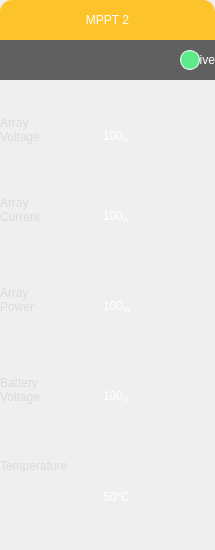
      <widget class="QWidget" name="mppt2" native="true">
       <property name="sizePolicy">
        <sizepolicy hsizetype="Fixed" vsizetype="Fixed">
         <horstretch>0</horstretch>
         <verstretch>0</verstretch>
        </sizepolicy>
       </property>
       <property name="minimumSize">
        <size>
         <width>215</width>
         <height>550</height>
        </size>
       </property>
       <property name="maximumSize">
        <size>
         <width>215</width>
         <height>550</height>
        </size>
       </property>
       <property name="styleSheet">
        <string notr="true">QWidget#mppt2{
border-radius:12px;
background-color:rgba(45, 45, 45,150);
}</string>
       </property>
       <widget class="QLabel" name="mppt2Header">
        <property name="geometry">
         <rect>
          <x>0</x>
          <y>0</y>
          <width>215</width>
          <height>40</height>
         </rect>
        </property>
        <property name="sizePolicy">
         <sizepolicy hsizetype="Fixed" vsizetype="Fixed">
          <horstretch>0</horstretch>
          <verstretch>0</verstretch>
         </sizepolicy>
        </property>
        <property name="minimumSize">
         <size>
          <width>215</width>
          <height>40</height>
         </size>
        </property>
        <property name="maximumSize">
         <size>
          <width>215</width>
          <height>40</height>
         </size>
        </property>
        <property name="styleSheet">
         <string notr="true">QLabel#mppt2Header{
font: 20pt &quot;Arial&quot;;
color:white;
border-top-left-radius:12px;
border-top-right-radius:12px;
background-color:rgba(255, 187, 0, 210);
}</string>
        </property>
        <property name="text">
         <string>MPPT 2</string>
        </property>
        <property name="alignment">
         <set>Qt::AlignCenter</set>
        </property>
       </widget>
       <widget class="QLabel" name="mppt2AliveLabel">
        <property name="geometry">
         <rect>
          <x>0</x>
          <y>40</y>
          <width>215</width>
          <height>40</height>
         </rect>
        </property>
        <property name="sizePolicy">
         <sizepolicy hsizetype="Fixed" vsizetype="Fixed">
          <horstretch>0</horstretch>
          <verstretch>0</verstretch>
         </sizepolicy>
        </property>
        <property name="minimumSize">
         <size>
          <width>215</width>
          <height>40</height>
         </size>
        </property>
        <property name="maximumSize">
         <size>
          <width>215</width>
          <height>40</height>
         </size>
        </property>
        <property name="styleSheet">
         <string notr="true">QLabel#mppt2AliveLabel{
font:18pt &quot;Arial&quot;;
color:white;
background-color:rgba(56, 56, 56,200);
}</string>
        </property>
        <property name="text">
         <string>Alive</string>
        </property>
        <property name="alignment">
         <set>Qt::AlignRight|Qt::AlignTrailing|Qt::AlignVCenter</set>
        </property>
        <property name="margin">
         <number>57</number>
        </property>
       </widget>
       <widget class="QLabel" name="mppt2ArrayVoltageLabel">
        <property name="geometry">
         <rect>
          <x>0</x>
          <y>90</y>
          <width>101</width>
          <height>80</height>
         </rect>
        </property>
        <property name="sizePolicy">
         <sizepolicy hsizetype="Fixed" vsizetype="Fixed">
          <horstretch>0</horstretch>
          <verstretch>0</verstretch>
         </sizepolicy>
        </property>
        <property name="minimumSize">
         <size>
          <width>101</width>
          <height>80</height>
         </size>
        </property>
        <property name="maximumSize">
         <size>
          <width>101</width>
          <height>80</height>
         </size>
        </property>
        <property name="styleSheet">
         <string notr="true">font:16pt &quot;Arial&quot;;
color:rgb(219, 219, 219);</string>
        </property>
        <property name="text">
         <string>Array
Voltage</string>
        </property>
        <property name="margin">
         <number>15</number>
        </property>
       </widget>
       <widget class="QLabel" name="mppt2ArrayCurrentLabel">
        <property name="geometry">
         <rect>
          <x>0</x>
          <y>170</y>
          <width>101</width>
          <height>80</height>
         </rect>
        </property>
        <property name="sizePolicy">
         <sizepolicy hsizetype="Fixed" vsizetype="Fixed">
          <horstretch>0</horstretch>
          <verstretch>0</verstretch>
         </sizepolicy>
        </property>
        <property name="minimumSize">
         <size>
          <width>101</width>
          <height>80</height>
         </size>
        </property>
        <property name="maximumSize">
         <size>
          <width>101</width>
          <height>80</height>
         </size>
        </property>
        <property name="styleSheet">
         <string notr="true">font:16pt &quot;Arial&quot;;
color:rgb(219, 219, 219);</string>
        </property>
        <property name="text">
         <string>Array
Current</string>
        </property>
        <property name="margin">
         <number>15</number>
        </property>
       </widget>
       <widget class="QLabel" name="mppt2ArrayPowerLabel">
        <property name="geometry">
         <rect>
          <x>0</x>
          <y>260</y>
          <width>101</width>
          <height>80</height>
         </rect>
        </property>
        <property name="sizePolicy">
         <sizepolicy hsizetype="Fixed" vsizetype="Fixed">
          <horstretch>0</horstretch>
          <verstretch>0</verstretch>
         </sizepolicy>
        </property>
        <property name="minimumSize">
         <size>
          <width>101</width>
          <height>80</height>
         </size>
        </property>
        <property name="maximumSize">
         <size>
          <width>101</width>
          <height>80</height>
         </size>
        </property>
        <property name="styleSheet">
         <string notr="true">font:16pt &quot;Arial&quot;;
color:rgb(219, 219, 219);</string>
        </property>
        <property name="text">
         <string>Array
Power</string>
        </property>
        <property name="margin">
         <number>15</number>
        </property>
       </widget>
       <widget class="QLabel" name="mppt2BatteryVoltageLabel">
        <property name="geometry">
         <rect>
          <x>0</x>
          <y>350</y>
          <width>101</width>
          <height>80</height>
         </rect>
        </property>
        <property name="sizePolicy">
         <sizepolicy hsizetype="Fixed" vsizetype="Fixed">
          <horstretch>0</horstretch>
          <verstretch>0</verstretch>
         </sizepolicy>
        </property>
        <property name="minimumSize">
         <size>
          <width>101</width>
          <height>80</height>
         </size>
        </property>
        <property name="maximumSize">
         <size>
          <width>101</width>
          <height>80</height>
         </size>
        </property>
        <property name="styleSheet">
         <string notr="true">font:16pt &quot;Arial&quot;;
color:rgb(219, 219, 219);</string>
        </property>
        <property name="text">
         <string>Battery
Voltage</string>
        </property>
        <property name="margin">
         <number>15</number>
        </property>
       </widget>
       <widget class="QLabel" name="mppt2TemperatureLabel">
        <property name="geometry">
         <rect>
          <x>0</x>
          <y>410</y>
          <width>150</width>
          <height>111</height>
         </rect>
        </property>
        <property name="minimumSize">
         <size>
          <width>150</width>
          <height>0</height>
         </size>
        </property>
        <property name="maximumSize">
         <size>
          <width>150</width>
          <height>16777215</height>
         </size>
        </property>
        <property name="styleSheet">
         <string notr="true">font:16pt &quot;Arial&quot;;
color:rgb(219, 219, 219);</string>
        </property>
        <property name="text">
         <string>Temperature</string>
        </property>
        <property name="margin">
         <number>15</number>
        </property>
       </widget>
       <widget class="QLabel" name="mppt2ArrayVoltage">
        <property name="geometry">
         <rect>
          <x>100</x>
          <y>100</y>
          <width>110</width>
          <height>80</height>
         </rect>
        </property>
        <property name="sizePolicy">
         <sizepolicy hsizetype="Fixed" vsizetype="Fixed">
          <horstretch>0</horstretch>
          <verstretch>0</verstretch>
         </sizepolicy>
        </property>
        <property name="minimumSize">
         <size>
          <width>110</width>
          <height>80</height>
         </size>
        </property>
        <property name="maximumSize">
         <size>
          <width>110</width>
          <height>80</height>
         </size>
        </property>
        <property name="styleSheet">
         <string notr="true">font:26pt &quot;Arial&quot;;
margin-bottom:7px;
color:white;</string>
        </property>
        <property name="text">
         <string>100&lt;sub&gt;V&lt;/sub&gt;</string>
        </property>
        <property name="textFormat">
         <enum>Qt::AutoText</enum>
        </property>
        <property name="alignment">
         <set>Qt::AlignLeading|Qt::AlignLeft|Qt::AlignVCenter</set>
        </property>
        <property name="margin">
         <number>10</number>
        </property>
       </widget>
       <widget class="QLabel" name="mppt2ArrayCurrent">
        <property name="geometry">
         <rect>
          <x>100</x>
          <y>180</y>
          <width>110</width>
          <height>80</height>
         </rect>
        </property>
        <property name="sizePolicy">
         <sizepolicy hsizetype="Fixed" vsizetype="Fixed">
          <horstretch>0</horstretch>
          <verstretch>0</verstretch>
         </sizepolicy>
        </property>
        <property name="minimumSize">
         <size>
          <width>110</width>
          <height>80</height>
         </size>
        </property>
        <property name="maximumSize">
         <size>
          <width>110</width>
          <height>80</height>
         </size>
        </property>
        <property name="styleSheet">
         <string notr="true">font:26pt &quot;Arial&quot;;
margin-bottom:7px;
color:white;</string>
        </property>
        <property name="text">
         <string>100&lt;sub&gt;A&lt;/sub&gt;</string>
        </property>
        <property name="textFormat">
         <enum>Qt::AutoText</enum>
        </property>
        <property name="alignment">
         <set>Qt::AlignLeading|Qt::AlignLeft|Qt::AlignVCenter</set>
        </property>
        <property name="margin">
         <number>10</number>
        </property>
       </widget>
       <widget class="QLabel" name="mppt2ArrayPower">
        <property name="geometry">
         <rect>
          <x>100</x>
          <y>270</y>
          <width>120</width>
          <height>80</height>
         </rect>
        </property>
        <property name="sizePolicy">
         <sizepolicy hsizetype="Fixed" vsizetype="Fixed">
          <horstretch>0</horstretch>
          <verstretch>0</verstretch>
         </sizepolicy>
        </property>
        <property name="minimumSize">
         <size>
          <width>120</width>
          <height>80</height>
         </size>
        </property>
        <property name="maximumSize">
         <size>
          <width>120</width>
          <height>80</height>
         </size>
        </property>
        <property name="styleSheet">
         <string notr="true">font:26pt &quot;Arial&quot;;
margin-bottom:7px;
color:white;</string>
        </property>
        <property name="text">
         <string>100&lt;sub&gt;W&lt;/sub&gt;</string>
        </property>
        <property name="textFormat">
         <enum>Qt::AutoText</enum>
        </property>
        <property name="alignment">
         <set>Qt::AlignLeading|Qt::AlignLeft|Qt::AlignVCenter</set>
        </property>
        <property name="margin">
         <number>10</number>
        </property>
       </widget>
       <widget class="QLabel" name="mppt2BatteryVoltage">
        <property name="geometry">
         <rect>
          <x>100</x>
          <y>360</y>
          <width>110</width>
          <height>80</height>
         </rect>
        </property>
        <property name="sizePolicy">
         <sizepolicy hsizetype="Fixed" vsizetype="Fixed">
          <horstretch>0</horstretch>
          <verstretch>0</verstretch>
         </sizepolicy>
        </property>
        <property name="minimumSize">
         <size>
          <width>110</width>
          <height>80</height>
         </size>
        </property>
        <property name="maximumSize">
         <size>
          <width>110</width>
          <height>80</height>
         </size>
        </property>
        <property name="styleSheet">
         <string notr="true">font:26pt &quot;Arial&quot;;
margin-bottom:7px;
color:white;</string>
        </property>
        <property name="text">
         <string>100&lt;sub&gt;V&lt;/sub&gt;</string>
        </property>
        <property name="textFormat">
         <enum>Qt::AutoText</enum>
        </property>
        <property name="alignment">
         <set>Qt::AlignLeading|Qt::AlignLeft|Qt::AlignVCenter</set>
        </property>
        <property name="margin">
         <number>10</number>
        </property>
       </widget>
       <widget class="QLabel" name="mppt2Temperature">
        <property name="geometry">
         <rect>
          <x>100</x>
          <y>460</y>
          <width>130</width>
          <height>81</height>
         </rect>
        </property>
        <property name="minimumSize">
         <size>
          <width>130</width>
          <height>0</height>
         </size>
        </property>
        <property name="maximumSize">
         <size>
          <width>130</width>
          <height>16777215</height>
         </size>
        </property>
        <property name="styleSheet">
         <string notr="true">font:26pt &quot;Arial&quot;;
margin-bottom:7px;
color:white;</string>
        </property>
        <property name="text">
         <string>50&lt;sup&gt;o&lt;/sup&gt;C</string>
        </property>
        <property name="margin">
         <number>10</number>
        </property>
       </widget>
       <widget class="QWidget" name="mppt2AliveIndicator" native="true">
        <property name="geometry">
         <rect>
          <x>180</x>
          <y>50</y>
          <width>20</width>
          <height>20</height>
         </rect>
        </property>
        <property name="sizePolicy">
         <sizepolicy hsizetype="Fixed" vsizetype="Fixed">
          <horstretch>0</horstretch>
          <verstretch>0</verstretch>
         </sizepolicy>
        </property>
        <property name="minimumSize">
         <size>
          <width>20</width>
          <height>20</height>
         </size>
        </property>
        <property name="maximumSize">
         <size>
          <width>20</width>
          <height>20</height>
         </size>
        </property>
        <property name="styleSheet">
         <string notr="true">background-color:rgb(93, 234, 140);
border-radius:10px;
border: 1px solid white;</string>
        </property>
       </widget>
      </widget>
